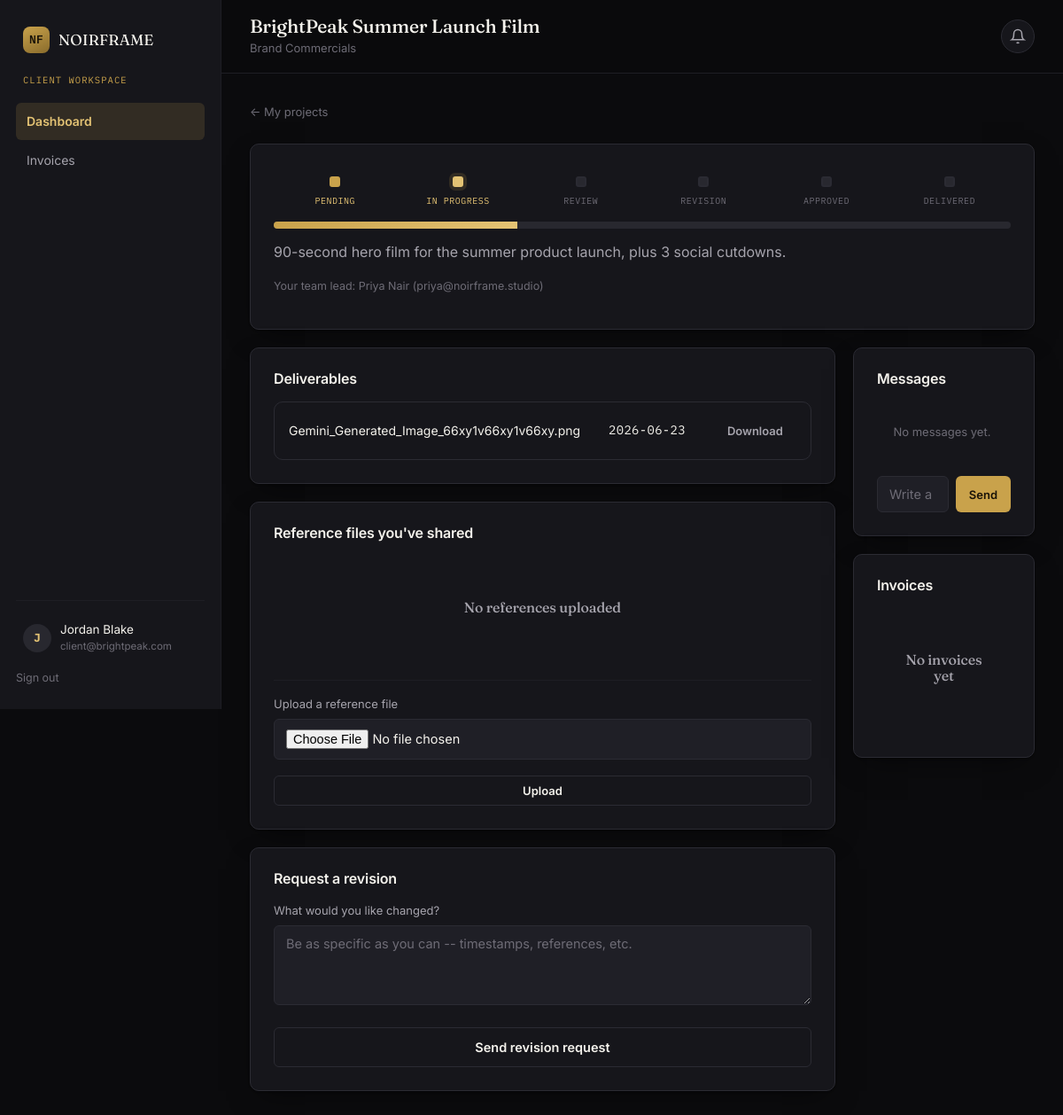
/client/projects/1 (signed in), run on the app's committed database.
### tables this page shows
CREATE TABLE users (
    id              INTEGER PRIMARY KEY AUTOINCREMENT,
    name            TEXT NOT NULL,
    email           TEXT NOT NULL UNIQUE,
    password_hash   TEXT NOT NULL,
    role            TEXT NOT NULL CHECK (role IN ('admin', 'team_lead', 'employee', 'client')),
    company         TEXT,                      -- only meaningful for clients
    title           TEXT,                      -- job title, employees/team leads
    is_active       INTEGER NOT NULL DEFAULT 1,
    created_at      TEXT NOT NULL DEFAULT (datetime('now'))
);

CREATE TABLE projects (
    id              INTEGER PRIMARY KEY AUTOINCREMENT,
    name            TEXT NOT NULL,
    category        TEXT NOT NULL DEFAULT 'Video Editing',
    client_id       INTEGER NOT NULL REFERENCES users(id) ON DELETE CASCADE,
    team_lead_id    INTEGER REFERENCES users(id) ON DELETE SET NULL,
    description     TEXT,
    budget          REAL DEFAULT 0,
    deadline        TEXT,
    status          TEXT NOT NULL DEFAULT 'Pending'
                        CHECK (status IN ('Pending','In Progress','Review','Revision','Approved','Delivered')),
    progress        INTEGER NOT NULL DEFAULT 0,   -- 0-100, recalculated from tasks
    ai_summary      TEXT,
    ai_estimate     TEXT,
    created_at      TEXT NOT NULL DEFAULT (datetime('now'))
);

CREATE TABLE task_files (
    id              INTEGER PRIMARY KEY AUTOINCREMENT,
    project_id      INTEGER NOT NULL REFERENCES projects(id) ON DELETE CASCADE,
    task_id         INTEGER REFERENCES tasks(id) ON DELETE CASCADE,
    uploaded_by     INTEGER NOT NULL REFERENCES users(id),
    original_name   TEXT NOT NULL,
    stored_name     TEXT NOT NULL,
    kind            TEXT NOT NULL DEFAULT 'deliverable' CHECK (kind IN ('deliverable','reference')),
    uploaded_at     TEXT NOT NULL DEFAULT (datetime('now'))
);

### blueprints/client.py (the view)
@bp.route("/projects/<int:project_id>")
@role_required("client")
def project_detail(project_id):
    user = get_current_user()
    project = _own_project_or_404(project_id, user)
    lead = query_one("SELECT name, email FROM users WHERE id=?", (project["team_lead_id"],)) if project["team_lead_id"] else None
    tasks = query_all(
        "SELECT title, status FROM tasks WHERE project_id=? ORDER BY created_at", (project_id,)
    )
    files = query_all(
        """SELECT f.*, u.name AS uploader_name FROM task_files f
           JOIN users u ON u.id=f.uploaded_by
           WHERE f.project_id=? AND f.kind='deliverable' ORDER BY f.uploaded_at DESC""",
        (project_id,),
    )
    references = query_all(
        """SELECT f.*, u.name AS uploader_name FROM task_files f
           JOIN users u ON u.id=f.uploaded_by
           WHERE f.project_id=? AND f.kind='reference' ORDER BY f.uploaded_at DESC""",
        (project_id,),
    )
    messages = query_all(
        """SELECT m.*, u.name AS sender_name, u.role AS sender_role FROM messages m
           JOIN users u ON u.id=m.sender_id WHERE m.project_id=? ORDER BY m.created_at""",
        (project_id,),
    )
    invoices = query_all("SELECT * FROM invoices WHERE project_id=? ORDER BY issued_at DESC", (project_id,))
    return render_template(
        "client/project_detail.html", project=project, lead=lead, tasks=tasks,
        files=files, references=references, messages=messages, invoices=invoices,
        statuses=["Pending", "In Progress", "Review", "Revision", "Approved", "Delivered"],
    )

### blueprints/client.py (called while the page is built)
def _own_project_or_404(project_id, user):
    project = query_one("SELECT * FROM projects WHERE id=?", (project_id,))
    if project is None or not project_visible_to(user, project):
        abort(404)
    return project

### blueprints/helpers.py (called while the page is built, shortened)
def project_visible_to(user, project):
    if user["role"] == "admin":
        return True
    if user["role"] == "team_lead":
        return project["team_lead_id"] == user["id"]
    if user["role"] == "client":
        return project["client_id"] == user["id"]

### db.py (called while the page is built)
def get_db():
    if "db" not in g:
        g.db = sqlite3.connect(current_app.config["DATABASE_PATH"])
        g.db.row_factory = sqlite3.Row
        g.db.execute("PRAGMA foreign_keys = ON")
    return g.db

def query_all(sql, params=()):
    return get_db().execute(sql, params).fetchall()

def query_one(sql, params=()):
    return get_db().execute(sql, params).fetchone()

### templates/client/project_detail.html (shortened to what this page needs)
{% extends "dashboard_base.html" %}
{% set active = 'dashboard' %}
{% block page_title %}{{ project.name }}{% endblock %}
{% block page_meta %}{{ project.category }}{% endblock %}
{% block dash_content %}
<a href="{{ url_for('client.dashboard') }}" class="auth-back">&larr; My projects</a>
<div class="card" style="margin-bottom:20px;">
  {% set status = project.status %}
  {% include "partials/status_pipeline.html" with context %}
  <div class="progress-bar" style="margin-top:16px;"><div class="progress-bar__fill" style="width:{{ project.progress }}%;"></div></div>
  <p style="margin-top:14px;">{{ project.description or '' }}</p>
  {% if lead %}<p class="hint">Your team lead: {{ lead.name }} ({{ lead.email }})</p>{% endif %}
</div>
<div class="cols-2">
  <div>
    <div class="card" style="margin-bottom:20px;">
      <div class="panel-head"><h3>Deliverables</h3></div>
      {% if files %}
        <div class="table-wrap">
          <table>
            <tbody>
              {% for f in files %}
                <tr>
                  <td>{{ f.original_name }}</td>
                  <td class="mono">{{ f.uploaded_at[:10] }}</td>
                  <td><a href="{{ url_for('main.download_file', file_id=f.id) }}" class="btn btn--ghost btn--sm">Download</a></td>
                </tr>
              {% endfor %}
            </tbody>
          </table>
        </div>
      {% else %}
        <div class="empty"><h4>No deliverables yet</h4><p>Files will appear here as the team finishes work.</p></div>
      {% endif %}
    </div>
    <div class="card" style="margin-bottom:20px;">
      <div class="panel-head"><h3>Reference files you've shared</h3></div>
      {% if references %}
        <div class="table-wrap">
          <table>
            <tbody>
              {% for f in references %}
                <tr>
                  <td>{{ f.original_name }}</td>
                  <td class="mono">{{ f.uploaded_at[:10] }}</td>
                  <td><a href="{{ url_for('main.download_file', file_id=f.id) }}" class="btn btn--ghost btn--sm">Download</a></td>
                </tr>
              {% endfor %}
            </tbody>
          </table>
        </div>
      {% else %}
        <div class="empty"><h4>No references uploaded</h4></div>
      {% endif %}
      <form method="POST" action="{{ url_for('client.upload_reference', project_id=project.id) }}" enctype="multipart/form-data" style="margin-top:16px; border-top:1px solid var(--border-soft); padding-top:16px;">
        <div class="form-group">
          <label for="file">Upload a reference file</label>
          <input type="file" id="file" name="file" required>
        </div>
        <button type="submit" class="btn btn--outline btn--block btn--sm">Upload</button>
      </form>
    </div>
    <div class="card">
      <div class="panel-head"><h3>Request a revision</h3></div>
      <form method="POST" action="{{ url_for('client.request_revision', project_id=project.id) }}">
        <div class="form-group">
          <label for="note">What would you like changed?</label>
          <textarea id="note" name="note" placeholder="Be as specific as you can -- timestamps, references, etc." required></textarea>
        </div>
        <button type="submit" class="btn btn--outline btn--block">Send revision request</button>
      </form>
    </div>
  </div>
  <div>
    <div class="card" style="margin-bottom:20px;">
      <div class="panel-head"><h3>Messages</h3></div>
      <div class="thread">
        {% for m in messages %}
          <div class="msg {{ 'mine' if m.sender_id==current_user.id }}">
            <div class="msg__bubble">{{ m.body }}</div>
            <div class="msg__meta">{{ m.sender_name }} &middot; {{ m.created_at[:16] }}</div>
          </div>
        {% else %}
          <div class="notif-empty">No messages yet.</div>
        {% endfor %}
      </div>
      <form method="POST" action="{{ url_for('client.post_message', project_id=project.id) }}" style="display:flex; gap:8px;">
        <input type="text" name="body" placeholder="Write a message..." required style="flex:1;">
        <button type="submit" class="btn btn--primary btn--sm">Send</button>
      </form>
    </div>
    <div class="card">
      <div class="panel-head"><h3>Invoices</h3></div>
      {% if invoices %}
        {% for i in invoices %}
          <div class="task-row">
            <div class="task-row__main">
              <div class="task-row__title">${{ "%.2f"|format(i.amount) }}</div>
              <div class="task-row__meta">Issued {{ i.issued_at[:10] }}{{ ' &middot; due ' ~ i.due_at if i.due_at }}</div>
            </div>
            {% if i.status != 'Paid' %}
              <form method="POST" action="{{ url_for('client.pay_invoice', invoice_id=i.id) }}">
                <button class="btn btn--primary btn--sm">Pay now</button>
              </form>
            {% else %}
              <span class="badge badge--paid">Paid</span>
            {% endif %}
          </div>
        {% endfor %}
      {% else %}
        <div class="empty"><h4>No invoices yet</h4></div>
      {% endif %}
    </div>
  </div>
</div>
{% endblock %}

### templates/dashboard_base.html (shortened to what this page needs)
{% extends "base.html" %}
{% block body_class %}{% endblock %}
{% block content %}
<div class="app-shell">
  <aside class="sidebar">
    <a href="{{ url_for('main.index') }}" class="sidebar__brand brand" style="font-size:17px;">
      <span class="brand__mark">NF</span> {{ company_name }}
    </a>
    <div class="sidebar__role">{{ current_user.role.replace('_',' ') }} workspace</div>
    <nav>
      {% if current_user.role == 'admin' %}
        <a href="{{ url_for('admin.dashboard') }}" class="{{ 'active' if active=='dashboard' }}">Dashboard</a>
        <a href="{{ url_for('admin.projects') }}" class="{{ 'active' if active=='projects' }}">Projects</a>
        <a href="{{ url_for('admin.employees') }}" class="{{ 'active' if active=='employees' }}">Team</a>
        <a href="{{ url_for('admin.clients') }}" class="{{ 'active' if active=='clients' }}">Clients</a>
        <a href="{{ url_for('admin.finance') }}" class="{{ 'active' if active=='finance' }}">Finance</a>
      {% elif current_user.role == 'client' %}
        <a href="{{ url_for('client.dashboard') }}" class="{{ 'active' if active=='dashboard' }}">Dashboard</a>
        <a href="{{ url_for('client.invoices') }}" class="{{ 'active' if active=='invoices' }}">Invoices</a>
      {% endif %}
    </nav>
    <div class="sidebar__footer">
      <div class="sidebar__user">
        <div class="avatar">{{ current_user.name[:1] }}</div>
        <div>
          {{ current_user.name }}
          <small>{{ current_user.email }}</small>
        </div>
      </div>
      <a href="{{ url_for('auth.logout') }}" class="logout-link">Sign out</a>
    </div>
  </aside>
  <div class="main-area">
    <div class="topbar">
      <div>
        <h1>{% block page_title %}Dashboard{% endblock %}</h1>
        <div class="topbar__meta">{% block page_meta %}{% endblock %}</div>
      </div>
      <div class="bell">
        <button class="bell-btn" id="bell-btn" aria-label="Notifications">
          <svg width="18" height="18" viewBox="0 0 24 24" fill="none" stroke="currentColor" stroke-width="2"><path d="M18 8a6 6 0 0 0-12 0c0 7-3 9-3 9h18s-3-2-3-9"/><path d="M13.73 21a2 2 0 0 1-3.46 0"/></svg>
        </button>
      </div>
    </div>
    <div class="content">
      {% block dash_content %}{% endblock %}
    </div>
  </div>
</div>
{% endblock %}

### data on the page
users: role.replace "CLIENT", name "J", name "Jordan Blake", email "client@brightpeak.com"
projects: name "BrightPeak Summer Launch Film", category "Brand Commercials", description "90-second hero film for the summer product launch, plus 3 social cutdowns."
users: name "Priya Nair", email "priya@noirframe.studio"
task_files: original_name "Gemini_Generated_Image_66xy1v66xy1v66xy.png", uploaded_at "2026-06-23"

### other printed values
{{ company_name }} "NOIRFRAME"
{{ s }} "PENDING" "IN PROGRESS" "REVIEW" "REVISION" "APPROVED" "DELIVERED"
